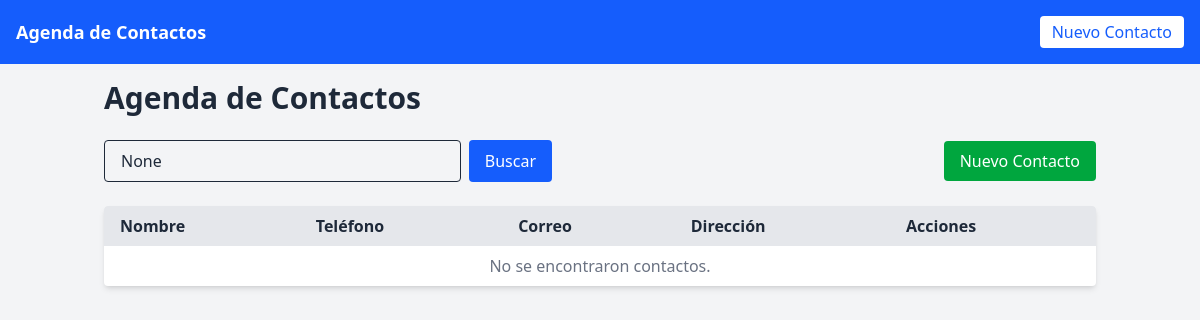
The app's page /contactos/, older data.
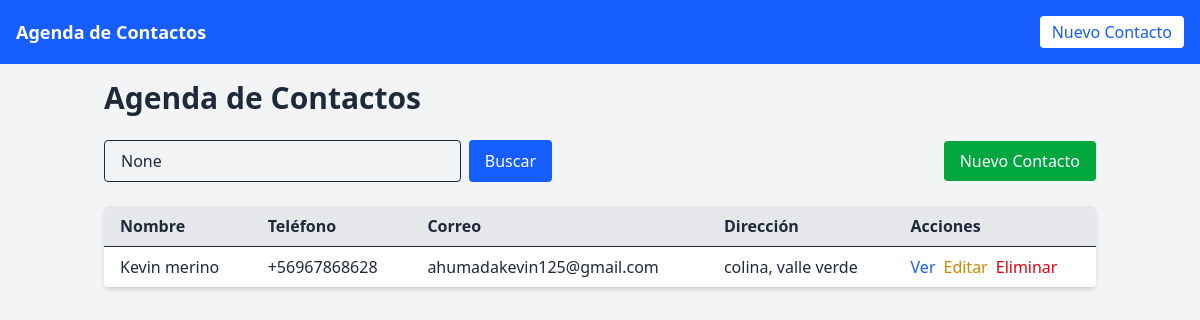
The same page, newer data.
### inventario/models.py (models this page shows, shortened)
class Contacto(models.Model):
    nombre = models.CharField(max_length=100)
    telefono = models.CharField(max_length=11)
    correo = models.EmailField()
    direccion = models.TextField()

### inventario/views.py (the view)
# urls.py: path('', lambda request: redirect('lista_contactos')),
def lista_contactos(request):
    query = request.GET.get('q')
    if query:
        contactos = Contacto.objects.filter(nombre__icontains=query) | Contacto.objects.filter(correo__icontains=query)
    else:
        contactos = Contacto.objects.all()
    return render(request, 'inventario/lista_contactos.html', {'contactos': contactos, 'query': query})

### inventario/templates/inventario/lista_contactos.html (shortened to what this page needs)
{% extends 'inventario/base.html' %}
{% block content %}
  <h2 class="text-3xl font-bold mb-6">Agenda de Contactos</h2>
  <div class="mb-6 flex justify-between items-center">
    <form method="get" class="flex gap-2 w-full max-w-md">
      <input type="text" name="q" placeholder="Buscar por nombre o correo" value="{{ query }}" class="px-4 py-2 border rounded w-full">
      <button type="submit" class="bg-blue-600 text-white px-4 py-2 rounded hover:bg-blue-700">Buscar</button>
    </form>
    <a href="{% url 'nuevo_contacto' %}" class="ml-4 bg-green-600 text-white px-4 py-2 rounded hover:bg-green-700">Nuevo Contacto</a>
  </div>
  <table class="w-full bg-white shadow-md rounded overflow-hidden">
    <thead class="bg-gray-200 text-left">
      <tr>
        <th class="px-4 py-2">Nombre</th>
        <th class="px-4 py-2">Teléfono</th>
        <th class="px-4 py-2">Correo</th>
        <th class="px-4 py-2">Dirección</th>
        <th class="px-4 py-2">Acciones</th>
      </tr>
    </thead>
    <tbody>
      {% for contacto in contactos %}
      <tr class="border-t hover:bg-gray-50">
        <td class="px-4 py-2">{{ contacto.nombre }}</td>
        <td class="px-4 py-2">{{ contacto.telefono }}</td>
        <td class="px-4 py-2">{{ contacto.correo }}</td>
        <td class="px-4 py-2">{{ contacto.direccion }}</td>
        <td class="px-4 py-2 flex gap-2">
          <a href="{% url 'detalle_contacto' contacto.id %}" class="text-blue-600 hover:underline">Ver</a>
          <a href="{% url 'editar_contacto' contacto.id %}" class="text-yellow-600 hover:underline">Editar</a>
          <a href="{% url 'eliminar_contacto' contacto.id %}" class="text-red-600 hover:underline">Eliminar</a>
        </td>
      </tr>
      {% empty %}
      <tr>
        <td colspan="5" class="px-4 py-2 text-center text-gray-500">No se encontraron contactos.</td>
      </tr>
      {% endfor %}
    </tbody>
  </table>
{% endblock %}

### inventario/templates/inventario/base.html (shortened to what this page needs)
<!DOCTYPE html>
<html lang="es">
  <head>
    <script src="https://cdn.jsdelivr.net/npm/@tailwindcss/browser@4"></script>
  </head>
  <body class="bg-gray-100 text-gray-800">
    <nav class="bg-blue-600 p-4 text-white flex justify-between items-center">
      <a href="{% url 'lista_contactos' %}" class="font-bold text-lg">Agenda de Contactos</a>
      <a href="{% url 'nuevo_contacto' %}" class="bg-white text-blue-600 px-3 py-1 rounded hover:bg-blue-100">Nuevo Contacto</a>
    </nav>
    <div class="container mx-auto p-4">
      {% block content %}
      {% endblock %}
    </div>
  </body>
</html>

Row changes from the older to the newer data that the page shows:
added Contacto: nombre "Kevin merino", telefono "+56967868628", correo "ahumadakevin125@gmail.com", direccion "colina, valle verde"
Text that changed along with them:
text no longer shown: "No se encontraron contactos."
